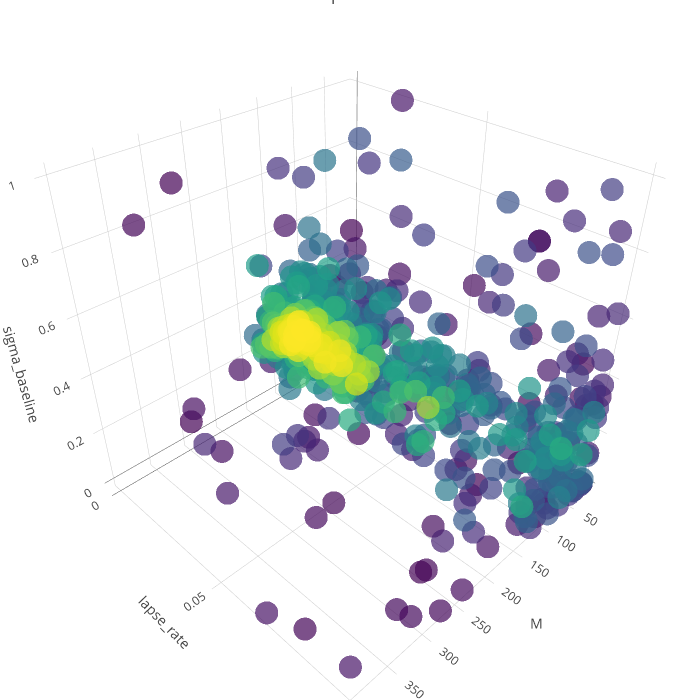

Write notebook code for a chart like this one.
### Code cell
# Filter the start of steps only
df_cmaes_traj = df_best_fits[df_best_fits['step'] < 1000]
# result_to_color = np.array(df_cmaes_traj['dist_nll92'])
result_to_color = np.array(df_cmaes_traj['step'])
# result_to_color = np.log(result_to_color)

text = ['> %s' % (x) for x in result_to_color]

trace1 = go.Scatter3d(
        x = df_cmaes_traj['M'],
        y = df_cmaes_traj['lapse_rate'],
        z = df_cmaes_traj['sigma_baseline'],
        text = text,
        mode = 'markers',
        marker = go.Marker(
            color = result_to_color,
            size = 8,
            colorscale='Viridis',
            opacity=0.7
        )
    )
data = [trace1]
layout = go.Layout(
    title='Landscape for NLL92',
    autosize=False,
    width=700,
    height=700,
    margin=dict(
        l=0,
        r=0,
        b=0,
        t=0),
    scene=go.Scene(
        xaxis=go.XAxis(
            title='M',
        ),
        yaxis=go.YAxis(
            title='lapse_rate',
        ),
        zaxis=go.ZAxis(
            title='sigma_baseline',
        )
    )
)
fig = go.Figure(data=data, layout=layout)
py.iplot(fig)

### Figure 1 — Plotly figure (JSON) as saved in the notebook; plotly's stock layout.template omitted (floating-point values rounded to 4 significant figures; data arrays with more than 128 entries replaced by an {"elided": "..."} marker saying what was removed)
{"data": [{"marker": {"color": {"elided": "897 int values"}, "colorscale": "Viridis", "opacity": 0.7, "size": 8}, "mode": "markers", "text": {"elided": "897 str values"}, "type": "scatter3d", "x": {"elided": "897 int values"}, "y": {"elided": "897 float values"}, "z": {"elided": "897 float values"}}], "layout": {"autosize": false, "height": 700, "margin": {"b": 0, "l": 0, "r": 0, "t": 0}, "scene": {"xaxis": {"title": "M"}, "yaxis": {"title": "lapse_rate"}, "zaxis": {"title": "sigma_baseline"}}, "title": "Landscape for NLL92", "width": 700}}
